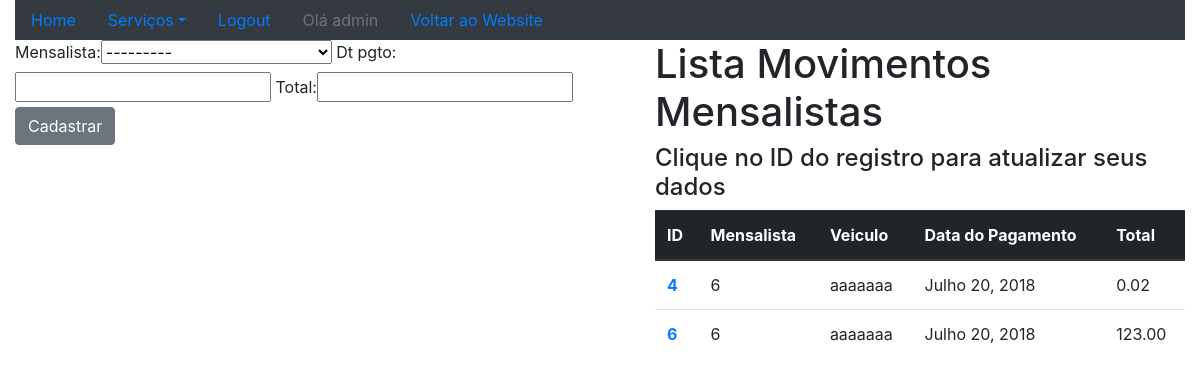
Screenshot of /sistema/mov-mens/ (signed in) with the database file from the repository.
### core/models.py (models this page shows, shortened)
class MovimentoMens(models.Model):
    mensalista = models.ForeignKey(Mensalista,on_delete=models.PROTECT)
    dt_pgto = models.DateField()
    total = models.DecimalField(max_digits=6,decimal_places=2)

class Mensalista(models.Model):
    veiculo = models.ForeignKey(Veiculo,on_delete=models.PROTECT)
    inicio = models.DateField()
    valor_mes = models.DecimalField(max_digits=6,decimal_places=2)
    def __str__(self):
        return str(self.veiculo) + ' - ' + str(self.inicio)

class Veiculo(models.Model):
    marca = models.ForeignKey(Marca,on_delete=models.PROTECT)
    placa = models.CharField(max_length=7)
    proprietario = models.ForeignKey(Pessoa,on_delete=models.PROTECT)
    cor = models.CharField(max_length=15)
    observacoes = models.TextField()
    def __str__(self):
        return self.marca.nome + ' - ' + self.placa

### core/views.py (the view)
@login_required
def lista_mov_mens(request):
    mov_mens = MovimentoMens.objects.all()
    form = MovMensForm()
    context = {'movMens':mov_mens,'form':form}
    return render(request,'core/lista_mov_mens.html',context)

### core/forms.py
class MovMensForm(ModelForm):
    class Meta:
        model = MovimentoMens
        fields = '__all__'

### core/templates/core/lista_mov_mens.html (shortened to what this page needs)
{% extends "base.html" %}
{% load bootstrap %}
{% block main %}
    <div class="row">
        <div class="col-sm-6">
            <form action="{% url 'core_mov_mens_novo' %}" method="POST">
                {{ form|bootstrap }}
                <button type="submit" class="btn btn-secondary">Cadastrar</button>
            </form>
        </div>
        <div class="col-sm-6">
            <ul>
                <h1>Lista Movimentos Mensalistas</h1>
                <h4>Clique no ID do registro para atualizar seus dados</h4>
                <table class="table">
                <thead class="thead-dark">
                    <tr>
                        <th scope="col">ID</th>
                        <th scope="col">Mensalista</th>
                        <th scope="col">Veiculo</th>
                        <th scope="col">Data do Pagamento</th>
                        <th scope="col">Total</th>
                    </tr>
                </thead>
                <tbody>
                    {% for mov in movMens %}
                        <tr>
                            <th scope="row"><a href="{% url 'core_mov_mens_update' mov.id %}">{{ mov.id }}</a></th>
                            <td>{{ mov.mensalista.id }}</td>
                            <td>{{ mov.mensalista.veiculo.placa }}</td>
                            <td>{{ mov.dt_pgto }}</td>
                            <td>{{ mov.total }}</td>
                        </tr>
                    {% endfor %}
                </tbody>
                </table>
            </ul>
        </div>
    </div>
{% endblock %}

### templates/base.html (shortened to what this page needs)
{% load static %}
<!DOCTYPE html>
<html lang="en">
<head>
    <link rel="stylesheet"  href="{% static 'bootstrap/css/bootstrap.css' %}">
</head>
<body>
    <div class="container-fluid">
        <div class="row">
            <div class="col-md-12">
                <ul class="nav nav-pills bg-dark">
                    <li class="nav-item">
                        <a class="nav-link " href="{% url 'core_home' %}">Home</a>
                    </li>
                    <li class="nav-item dropdown">
                        <a class="nav-link dropdown-toggle" data-toggle="dropdown" href="#" role="button" aria-haspopup="true" aria-expanded="false">Serviços</a>
                    </li>
                    {% if user.is_authenticated %}
                        <li class="nav-item">
                            <a class="nav-link " href="{% url 'logout' %}">Logout</a>
                        </li>
                        <li class="nav-item">
                            <a class="nav-link disabled" href="#">Olá {{ user }}</a>
                        </li>
                    {% else %}
                        <li class="nav-item">
                            <a class="nav-link " href="{% url 'login' %}">Login</a>
                        </li>
                    {% endif %}
                    <li class="nav-item">
                        <a class="nav-link " href="{% url 'website_home' %}">Voltar ao Website</a>
                    </li>
                </ul>
            </div>
        </div>
        {% block main %}
        {% endblock  %}
    </div>
</body>
</html>

### rows the page displays
MovimentoMens: id "4", mensalista.id "6", mensalista.veiculo.placa "aaaaaaa", dt_pgto "Julho 20, 2018", total "0.02"
MovimentoMens: id "6", mensalista.id "6", mensalista.veiculo.placa "aaaaaaa", dt_pgto "Julho 20, 2018", total "123.00"

### other values shown
{{ user }} "admin"
